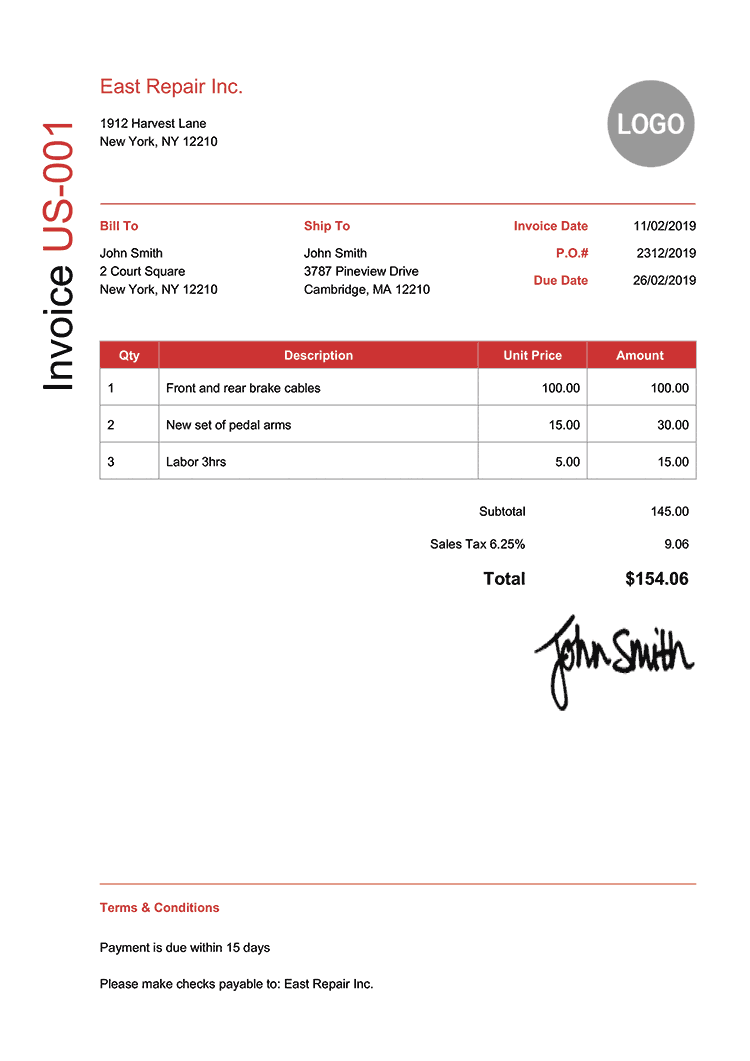
#> input picture invoice/test2.png, 750 x 1061 px
$ python scanner2.py
#> lines starting #> are read from the running program, lines starting #| are printed output that depends on the picture; after the words box and inside, x2 and y2 are one past the last pixel; in counts of white or black regions, pixels touching at a corner belong together
import numpy as np
import cv2
import re
from matplotlib import pyplot as plt

image = cv2.imread('invoice/test2.png')
#> image is the input picture: shape (1061, 750, 3); mean B, G, R 245, 245, 248.8


# ## **Use Gaussian Blurring combined with Adaptive Threshold**

def blur_and_threshold(gray):
    gray = cv2.GaussianBlur(gray, (3, 3), 2)
    threshold = cv2.adaptiveThreshold(gray, 255, cv2.ADAPTIVE_THRESH_GAUSSIAN_C, cv2.THRESH_BINARY, 11, 2)
    threshold = cv2.fastNlMeansDenoising(threshold, 11, 31, 9)
    return threshold


# ## **Find the Biggest Contour**

# **Note: We made sure the minimum contour is bigger than 1/10 size of the whole picture. This helps in removing very small contours (noise) from our dataset**


# [85 lines left out: functions biggest_contour, order_points, four_point_transform, not called in this run]


# # Transformation the image

# **1. Convert the image to grayscale**

# **2. Remove noise and smoothen out the image by applying blurring and thresholding techniques**

# **3. Use Canny Edge Detection to find the edges**

# **4. Find the biggest contour and crop it out**


def transformation(image):
    image = image.copy()
    height, width, channels = image.shape
#> height = 1061; width = 750; channels = 3
    gray = cv2.cvtColor(image, cv2.COLOR_BGR2GRAY)
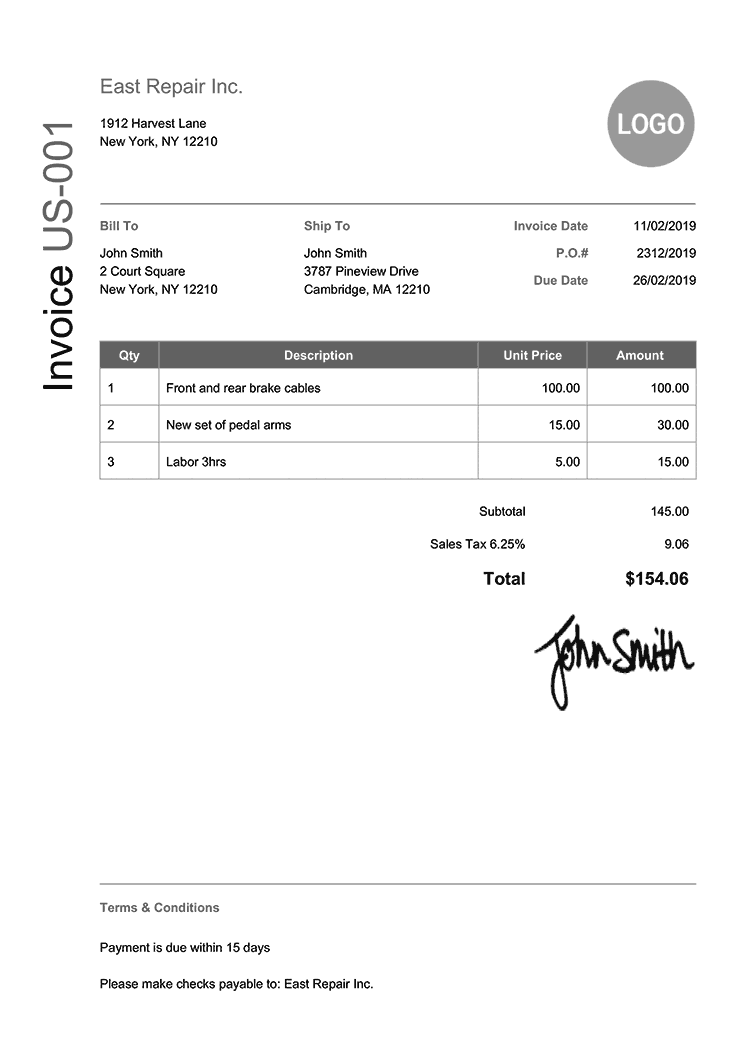
#> gray: shape (1061, 750); min 14, max 255, mean 246.2
    image_size = gray.size
#> image_size = 795750

    threshold = blur_and_threshold(gray)
#> in blur_and_threshold, `threshold = cv2.adaptiveThreshold(gray, 255, cv2.ADAPTIVE_THRESH_GAUSS..`:
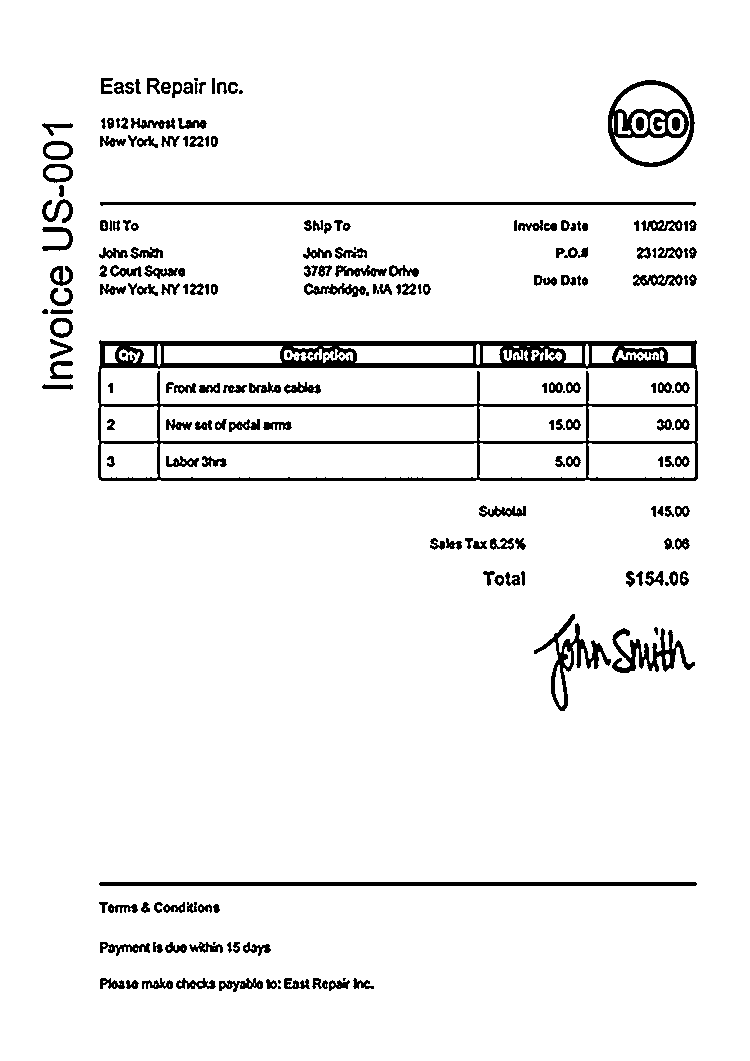
#> threshold: shape (1061, 750); 94.4% white; 212 black regions (20 under 20 px), largest, box (x1, y1, x2, y2) and area: (98, 340, 698, 481) 15430, (99, 882, 697, 886) 2388, (608, 80, 695, 167) 2261
    # We need two threshold values, minVal and maxVal. Any edges with intensity gradient more than maxVal
    # are sure to be edges and those below minVal are sure to be non-edges, so discarded.
    #  Those who lie between these two thresholds are classified edges or non-edges based on their connectivity.
    # If they are connected to "sure-edge" pixels, they are considered to be part of edges.
    #  Otherwise, they are also discarded
    edges = cv2.Canny(threshold, 50, 150, apertureSize=7)
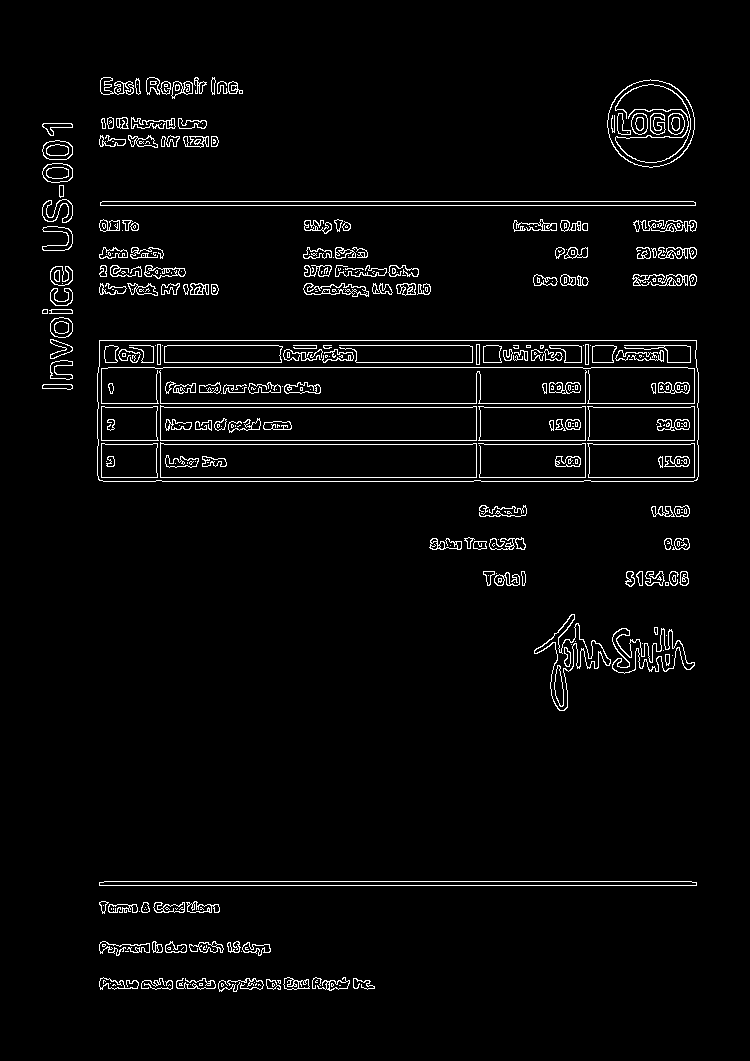
#> edges: shape (1061, 750); 3.4% white in thin lines or dots, all inside (x1, y1, x2, y2) = (42, 77, 699, 992)
    contours, hierarchy = cv2.findContours(edges, cv2.RETR_EXTERNAL, cv2.CHAIN_APPROX_SIMPLE)
#> contours = 178 contours, 65 with area under 20; largest, box (x1, y1, x2, y2) and area: (97, 340, 699, 482) 84551, (607, 79, 695, 168) 5959, (99, 881, 697, 886) 2379, (100, 201, 696, 206) 2377, (534, 614, 611, 711) 1872
    simplified_contours = []

    for cnt in contours:
        hull = cv2.convexHull(cnt)
        simplified_contours.append(cv2.approxPolyDP(hull,
                                                    0.001 * cv2.arcLength(hull, True), True))
#> this loop made 178 passes
#> hull on passes 1, 2, 7: [[260, 985], [258, 985], [258, 984], [259, 984]], [[190, 984]], [[254, 982]]
#> after the loop, simplified_contours = 178 contours, 56 with area under 20; largest, box (x1, y1, x2, y2) and area: (97, 340, 699, 482) 84360, (607, 79, 695, 168) 6027, (534, 614, 611, 711) 4160, (612, 628, 695, 674) 3108, (99, 881, 697, 886) 2090
#> (the run stopped early here; a loop or call above may not have finished)

$ run again, with invoice/test3.png copied over invoice/test2.png
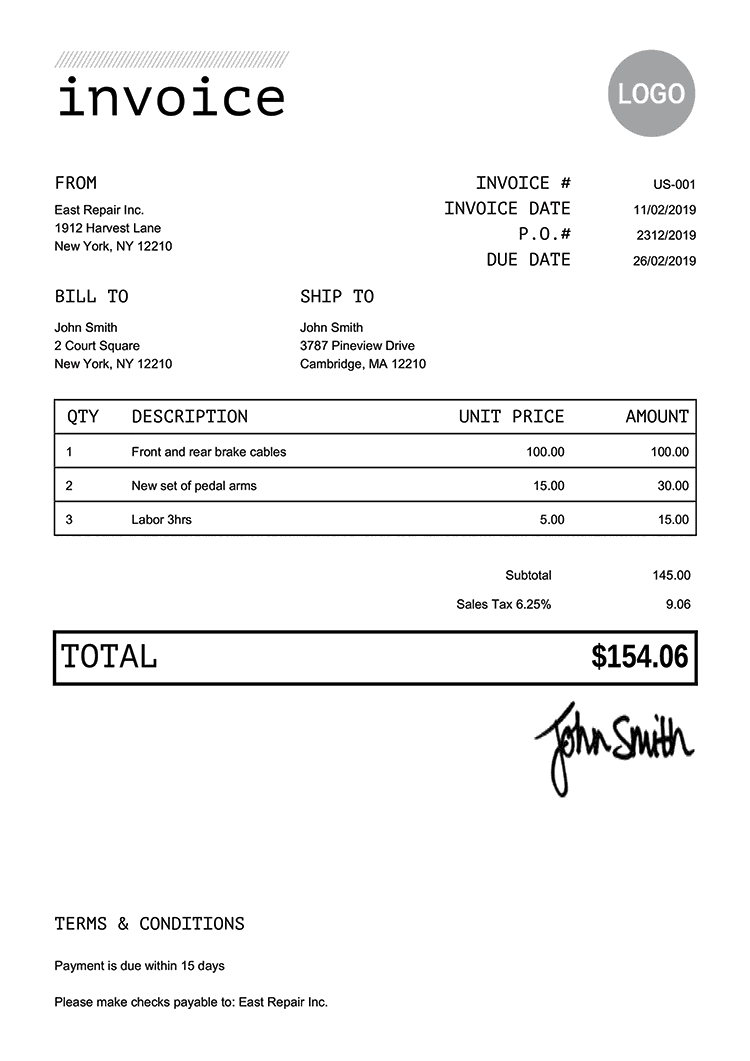
#> input picture invoice/test3.png, 750 x 1061 px
#> image is the input picture: shape (1061, 750, 3); mean B, G, R 244.8, 244.8, 244.8
#> in blur_and_threshold, `threshold = cv2.adaptiveThreshold(gray, 255, cv2.ADAPTIVE_THRESH_GAUSS..`:
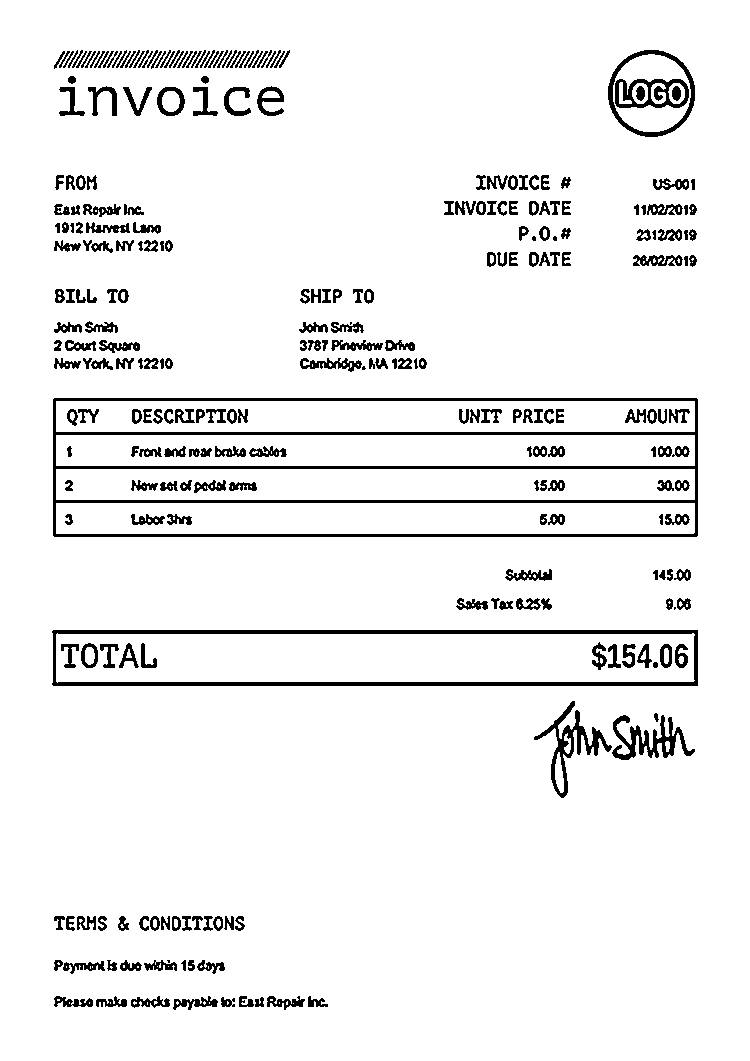
#> threshold: shape (1061, 750); 93.8% white; 290 black regions (6 under 20 px), largest, box (x1, y1, x2, y2) and area: (53, 398, 698, 537) 10416, (52, 630, 698, 686) 5493, (534, 701, 612, 798) 1479
#> in transformation, `edges = cv2.Canny(threshold, 50, 150, apertureSize=7)`:
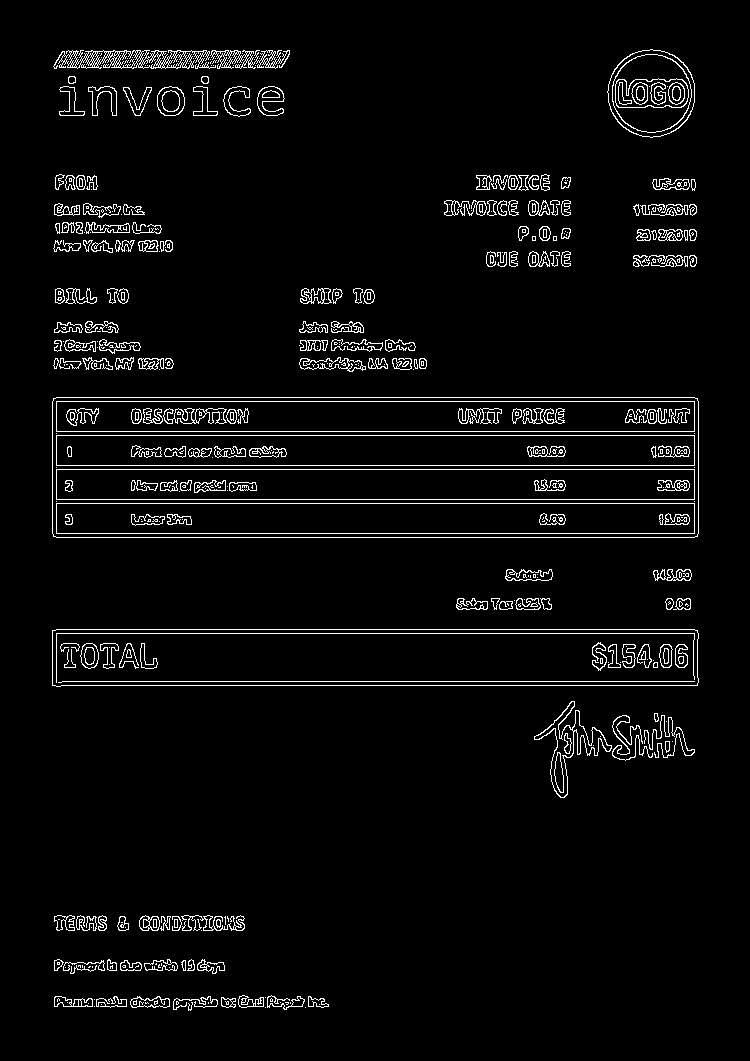
#> edges: shape (1061, 750); 4% white in thin lines or dots, all inside (x1, y1, x2, y2) = (52, 49, 699, 1011)
#> contours = 243 contours, 118 with area under 20; largest, box (x1, y1, x2, y2) and area: (52, 397, 699, 538) 90416, (52, 629, 699, 687) 36130, (607, 49, 695, 138) 5988, (53, 50, 216, 69) 1874, (534, 701, 612, 798) 1859
#> the loop in transformation, `for cnt in contours:` made 243 passes
#> hull on passes 1 to 3: [[305, 1007]], [[265, 1007]], [[94, 1006]]
#> after the loop in transformation, `for cnt in contours:`: simplified_contours = 243 contours, 95 with area under 20; largest, box (x1, y1, x2, y2) and area: (52, 397, 699, 538) 90408, (52, 629, 699, 686) 36144, (607, 49, 695, 138) 6054, (534, 701, 612, 798) 4153, (53, 50, 216, 69) 2789

$ run again, with invoice/test4.png copied over invoice/test2.png
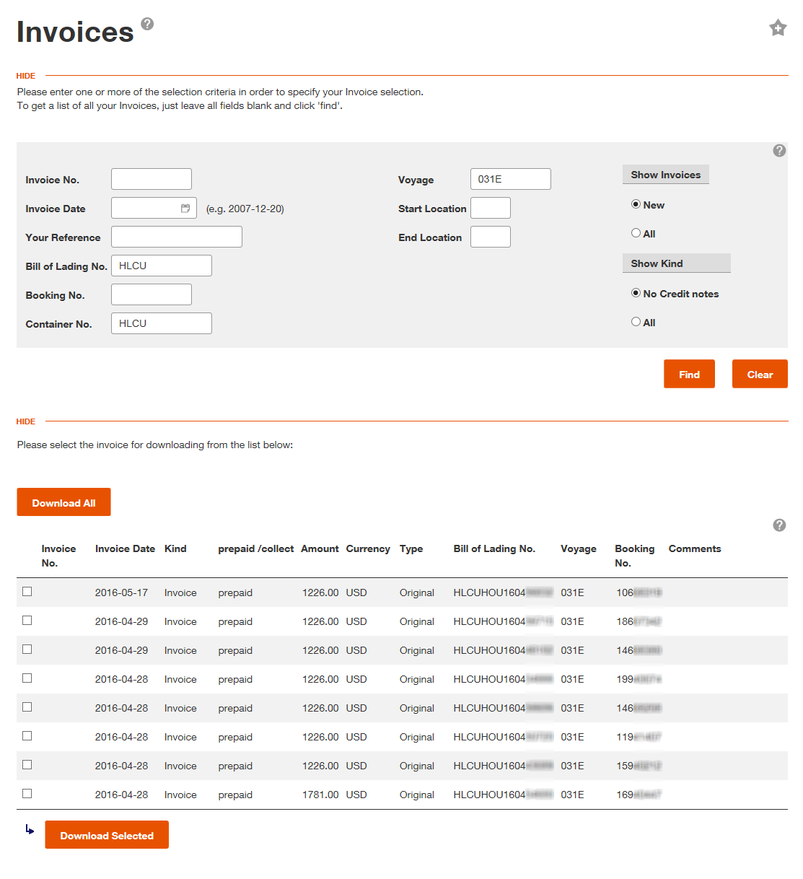
#> input picture invoice/test4.png, 803 x 879 px, shrunk from 1113 x 1218 before the run
#> image is the input picture: shape (879, 803, 3); mean B, G, R 241.9, 243.1, 245.2
#> in blur_and_threshold, `threshold = cv2.adaptiveThreshold(gray, 255, cv2.ADAPTIVE_THRESH_GAUSS..`:
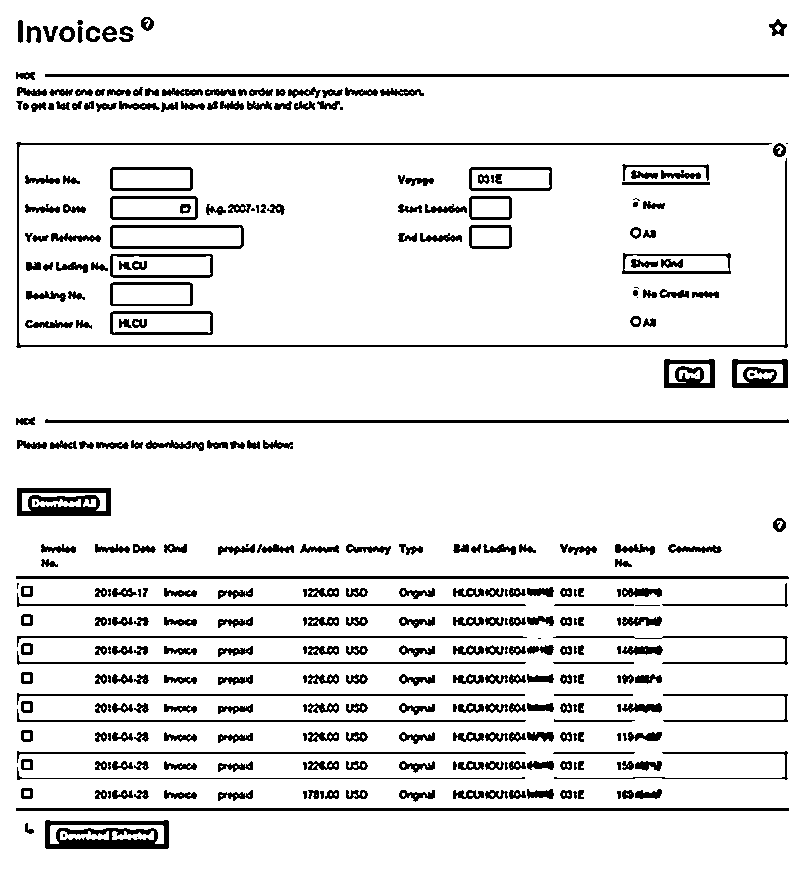
#> threshold: shape (879, 803); 90.2% white; 351 black regions (26 under 20 px), largest, box (x1, y1, x2, y2) and area: (16, 142, 788, 348) 3838, (16, 808, 789, 811) 2319, (16, 576, 789, 579) 2318
#> in transformation, `edges = cv2.Canny(threshold, 50, 150, apertureSize=7)`:
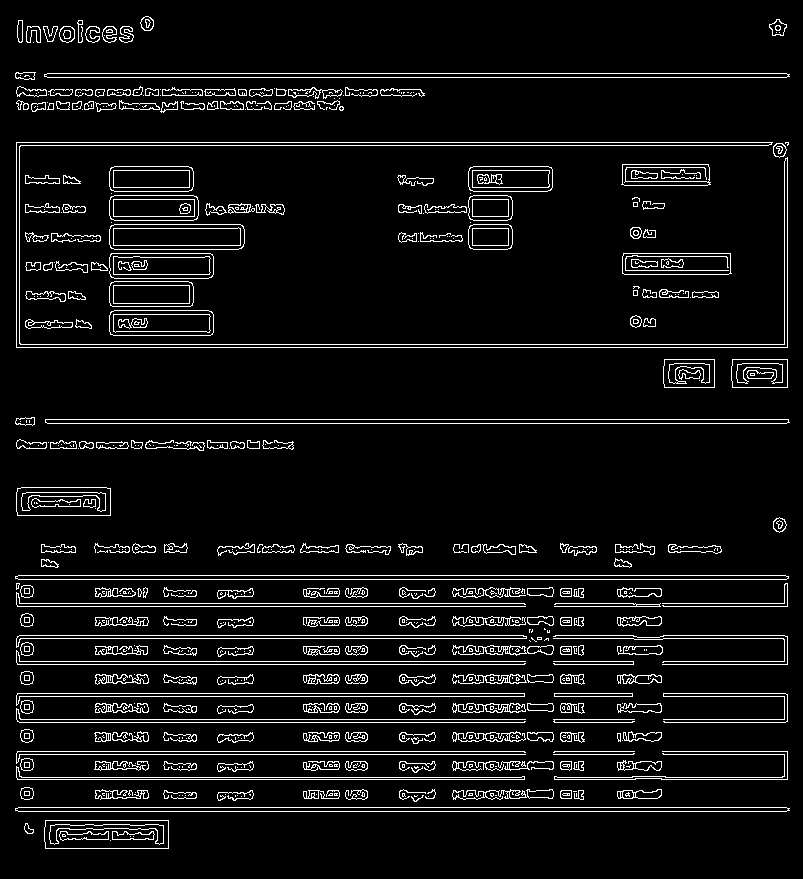
#> edges: shape (879, 803); 6.8% white in thin lines or dots
#> contours = 477 contours, 287 with area under 20; largest, box (x1, y1, x2, y2) and area: (16, 142, 788, 348) 5734, (44, 820, 169, 849) 3459, (109, 224, 245, 250) 3338, (15, 807, 790, 812) 3085, (15, 575, 789, 580) 3083
#> the loop in transformation, `for cnt in contours:` made 477 passes
#> hull on passes 4, 5, 8: [[428, 796]], [[241, 796]], [[417, 795], [416, 796], [414, 796], [414, 795]]
#> after the loop in transformation, `for cnt in contours:`: simplified_contours = 477 contours, 224 with area under 20; largest, box (x1, y1, x2, y2) and area: (16, 142, 788, 348) 157942, (553, 635, 788, 665) 5258, (554, 751, 788, 780) 5174, (16, 592, 526, 607) 4312, (553, 638, 785, 663) 4174
